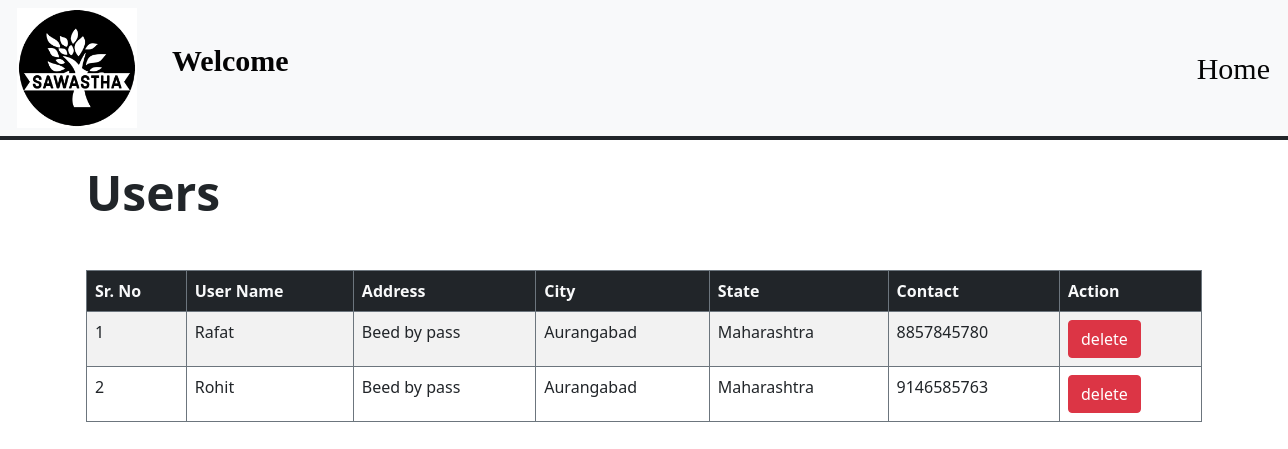
Screenshot of /admin/user.php with the database file from the repository.
### tables this page shows
CREATE TABLE `user_info`(
    `user_id` varchar(50), 
    `username` varchar(50), 
    `city` varchar(50), 
    `address` varchar(50), 
    `state` varchar(50), 
    `phonenumber` varchar(50), 
    `email` varchar(50)
);

### admin/user.php (the view, shortened to what this page needs)
<?php
    include '../Database/db.php';
?>
<!DOCTYPE html>
<html lang="en">
<head>
    <link rel="stylesheet" href="../css/bootstrap.min.css">
    <link rel="stylesheet" href="./css/user1.css">
</head>
<body>
<?php
 include './partials/nav2.php'
?>
    <div class="container">
    <h1 class="display-5 fw-bold mt-4">Users</h1>
    <table id="myTable" class="table  table-striped table-bordered border-secondary table-hover border-4 mt-5">
        <thead  class="tableHead bg-dark text-light">
          <tr>
            <th>Sr. No</th>
            <th>User Name</th>
            <th>Address</th>
            <th>City</th>
            <th>State</th>
            <th>Contact</th>
            <th>Action</th>
          </tr>
        </thead>
        <tbody>
            <?php
                $sql = "SELECT * FROM `user_info`";
                $result = mysqli_query($con, $sql);
                $sn = 0;
                while($row = mysqli_fetch_assoc($result)){
                    $sn = $sn + 1;
                    echo "<tr>
                        <td>" . $sn . "</td>
                        <td>" . $row['username'] ."</td>
                        <td>" . $row['address'] . "</td>
                        <td>" . $row['city'] . "</td>
                        <td>" . $row['state'] . "</td>
                        <td>" . $row['phonenumber'] . "</td>
                        <td><a class='btn btn-danger' href='delete_user.php?id=".$row['user_id']."'>"."delete"."</a></td>
                    </tr>";
                }
              ?>
        </tbody>
    </table>
</div>
</body>

### rows the page displays
user_info: username "Rafat", address "Beed by pass", city "Aurangabad", state "Maharashtra", phonenumber "8857845780"
user_info: username "Rohit", address "Beed by pass", city "Aurangabad", state "Maharashtra", phonenumber "9146585763"
